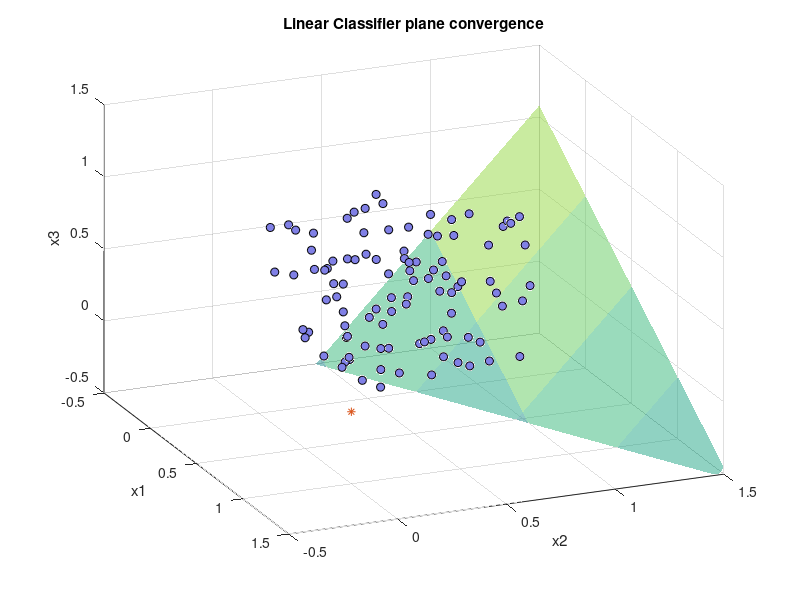

Here is the MATLAB script that generated this plot: (Note: this script raises an error after producing the figure.)
% implement w(i) = w(i) + N*[c(x)-h(x)]*x(i)
clear
close all
load('trainingSet.mat')
load('cx.mat')
load('hx.mat')
%load('firstweights.mat')
firstWeights = [0.8235    0.4184   -0.7385    0.4801];
weights = firstWeights;

N = 0.05;
numEpoch = 500;
errorConverge = zeros(numEpoch, 1);
ep = 1:numEpoch;

% plot examples on a scatter plot
scatter3(trainingSet(2:end, 2),trainingSet(2:end, 3), trainingSet(2:end, 4), 'MarkerFaceColor', [0.5 0.5 0.9], 'MarkerEdgeColor', 'k')
hold on
% plot negative example with different marker
scatter3(trainingSet(1, 2), trainingSet(1, 3), trainingSet(1, 4), '*')
lowLim = -0.5;
upLim = 1.5;
[x, y] = meshgrid(lowLim:0.5:upLim);
xlim([lowLim,upLim])
ylim([lowLim,upLim])
zlim([lowLim upLim])
xlabel('x1')
ylabel('x2')
zlabel('x3')
title('Linear Classifier plane convergence')
view(67,28)

filename = 'PlaneinTime.gif';

for epoch = 1:numEpoch;
    errorCounter = 0;
    
    for i = 1:100

        % recalculate hx for ith example for next time
        resultH = sum(weights .* trainingSet(i, :));
        if(resultH > 0)
            hx(i) = 1;
        else
            hx(i) = 0;
        end
        C = cx(i) - hx(i);
        % if C is not 0, we must recalculate the weights
        if(C ~= 0)
            errorCounter = errorCounter+1;
            for j = 1:4
                weights(j) = weights(j) + (N * C * trainingSet(i, j));
            end
            
        end
        
    end
    % z = -1/(w3)*(w1*x + w2*y + w0)
    z = (-1)/(weights(4))*(weights(2)*x + weights(3)*y + weights(1));
    h1 = surf(x, y, z, 'FaceAlpha', 0.5, 'LineStyle', '--', 'EdgeAlpha', 0.2);

    pause(0.1)
    
    drawnow;
    frame = getframe(gcf);
    im = frame2im(frame);
    [imind,cm] = rgb2ind(im,256);
    if epoch == 1
        imwrite(imind,cm,filename,'gif','Loopcount',inf);
    else
        imwrite(imind,cm,filename,'gif','WriteMode','append');
    end

    % check the error and break if there is none
    totErr = errorCounter/100;
    errorConverge(epoch) = totErr;
    if(totErr == 0)
        X = ['With N = ', num2str(N), ', error converged at epoch number ', num2str(epoch)];
        disp(X)
        break
    else
        delete(h1)
    end
end
title(['Linear classifier plane converged in ', num2str(epoch),' epochs'])
% close(v)